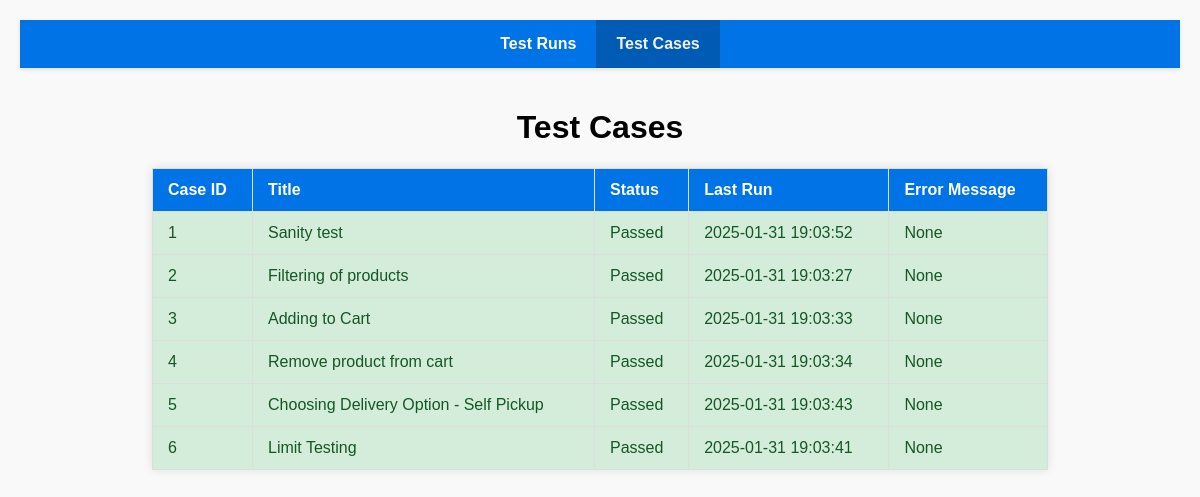
The app's page /test_cases, older data.
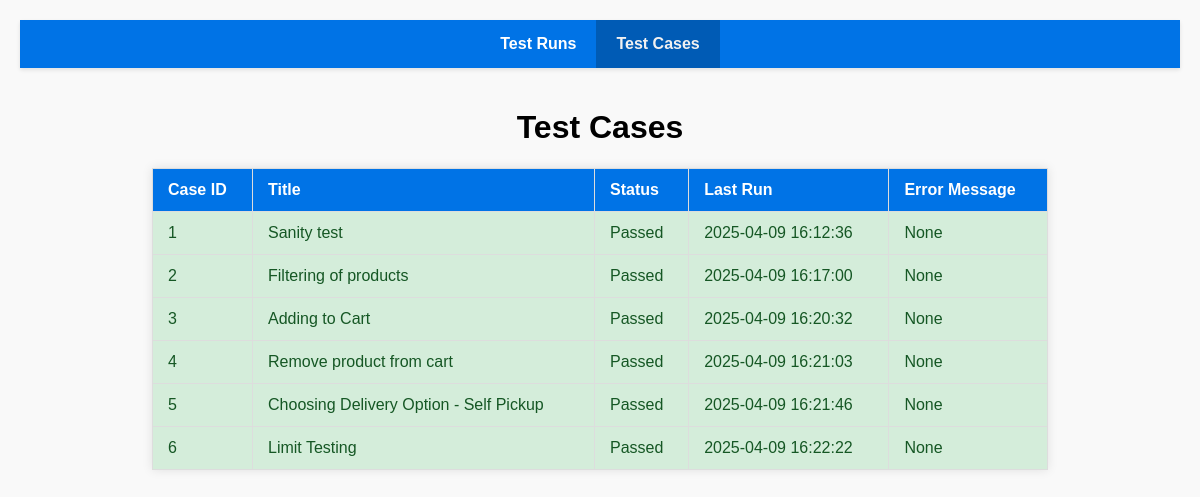
The same page, newer data.
### tables this page shows
CREATE TABLE test_cases (
    id INTEGER PRIMARY KEY,
    title TEXT NOT NULL,
    status TEXT NOT NULL, -- "Passed", "Failed", "In Progress"
    last_run TIMESTAMP,
    error_message TEXT
);

### flask_server.py (the view)
@app.route('/test_cases')
def test_cases():
    conn = sqlite3.connect('./sqlite_db/test_tracking.db')  # Подключение к базе данных
    cursor = conn.cursor()
    cursor.execute("SELECT * FROM test_cases")
    cases = cursor.fetchall()
    conn.close()
    return render_template('test_cases.html', cases=cases, current_path=request.path)

### templates/test_cases.html (shortened to what this page needs)
<!DOCTYPE html>
<html lang="en">
  <head>
  </head>
  <body>
    <header>
      <nav>
        <ul>
          <li>
            <a href="/" class="{{ 'active' if request.path == '/' else '' }}"
              >Test Runs</a
            >
          </li>
          <li>
            <a
              href="/test_cases"
              class="{{ 'active' if request.path == '/test_cases' else '' }}"
              >Test Cases</a
            >
          </li>
        </ul>
      </nav>
    </header>
    <main>
      <h1>Test Cases</h1>
      <table>
        <tr>
          <th>Case ID</th>
          <th>Title</th>
          <th>Status</th>
          <th>Last Run</th>
          <th>Error Message</th>
        </tr>
        {% for case in cases %}
        <tr class="{{ 'passed' if case[2] == 'Passed' else 'failed' }}">
          <td>{{ case[0] }}</td>
          <td>{{ case[1] }}</td>
          <td>{{ case[2] }}</td>
          <td>{{ case[3] }}</td>
          <td>{{ case[4] }}</td>
        </tr>
        {% endfor %}
      </table>
    </main>
  </body>
</html>

### templates/test_cases.html (style rules this page uses)
body { margin: 0; padding: 0; font-family: Arial, sans-serif; background-color: #f9f9f9; }
header { background-color: #0073e6; box-shadow: 0 2px 4px rgba(0, 0, 0, 0.1); position: sticky; top: 0; z-index: 1000; }
nav ul { list-style: none; margin: 0; padding: 0; display: flex; justify-content: center; }
nav ul li { margin: 0; padding: 0; }
nav ul li a { display: block; padding: 15px 20px; color: white; text-decoration: none; font-weight: bold; transition: background-color 0.3s, color 0.3s; }
nav ul li a:hover, nav ul li a.active { background-color: #005bb5; color: #f1f1f1; }
main { padding: 20px; }
body { font-family: Arial, sans-serif; background-color: #f9f9f9; margin: 0; padding: 20px; }
h1 { text-align: center; }
table { width: 80%; margin: 20px auto; border-collapse: collapse; box-shadow: 0 0 10px rgba(0, 0, 0, 0.1); background: #fff; }
th, td { padding: 12px 15px; text-align: left; border: 1px solid #ddd; }
th { background-color: #0073e6; color: white; }
tr:nth-child(even) { background-color: #f2f2f2; }
tr.passed { background-color: #d4edda; color: #155724; }

Row changes from the older to the newer data that the page shows:
changed test_cases "Sanity test": last_run "2025-01-31 19:03:52" → "2025-04-09 16:12:36"
changed test_cases "Filtering of products": last_run "2025-01-31 19:03:27" → "2025-04-09 16:17:00"
changed test_cases "Adding to Cart": last_run "2025-01-31 19:03:33" → "2025-04-09 16:20:32"
changed test_cases "Remove product from cart": last_run "2025-01-31 19:03:34" → "2025-04-09 16:21:03"
changed test_cases "Choosing Delivery Option - Self Pickup": last_run "2025-01-31 19:03:43" → "2025-04-09 16:21:46"
changed test_cases "Limit Testing": last_run "2025-01-31 19:03:41" → "2025-04-09 16:22:22"
